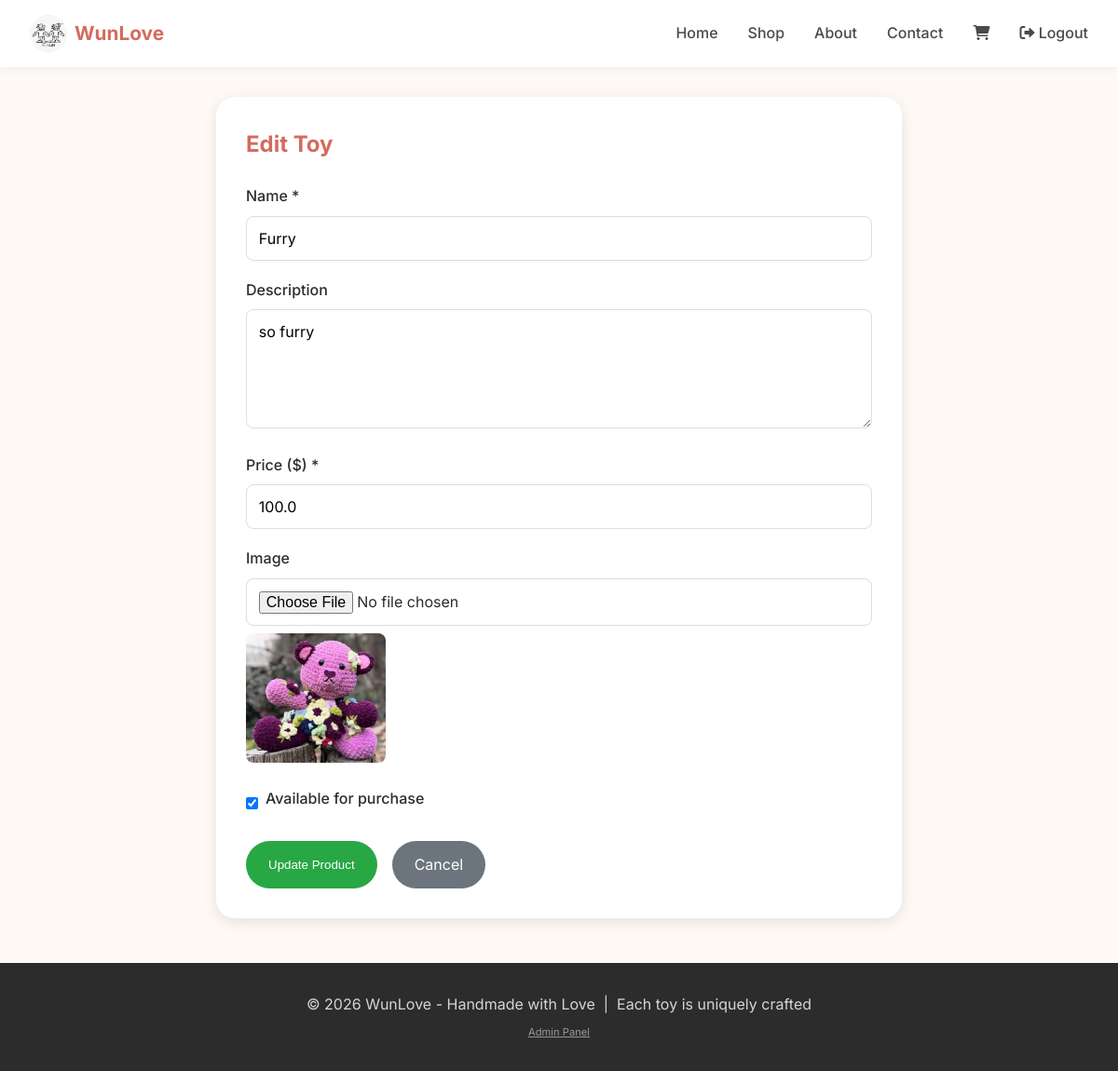
Page /admin/product/4/edit (signed in) on the committed database.
### tables this page shows
CREATE TABLE products (
            id INTEGER PRIMARY KEY AUTOINCREMENT,
            name TEXT NOT NULL,
            description TEXT,
            price REAL NOT NULL,
            image_filename TEXT,
            created_at TIMESTAMP DEFAULT CURRENT_TIMESTAMP,
            is_available BOOLEAN DEFAULT 1
        );

### app.py (the view, shortened to what this page needs)
@app.route('/admin/product/<int:product_id>/edit', methods=['GET', 'POST'])
@login_required
def admin_edit_product(product_id):
    conn = get_db()
    product = conn.execute('SELECT * FROM products WHERE id = ?', (product_id,)).fetchone()
    if not product:
        flash('Product not found.', 'danger')
        return redirect(url_for('admin_dashboard'))
    conn.close()
    return render_template('admin_product_form.html', product=product)

### app.py (called while the page is built)
def get_db():
    conn = sqlite3.connect(DATABASE)
    conn.row_factory = sqlite3.Row
    return conn

def login_required(f):
    @wraps(f)
    def decorated_function(*args, **kwargs):
        if not session.get('admin_logged_in'):
            flash('Please log in to access the admin area.', 'warning')
            return redirect(url_for('admin_login'))
        return f(*args, **kwargs)
    return decorated_function

def get_cart():
    return session.get('cart', {})

def get_cart_count():
    cart = get_cart()
    return sum(item['quantity'] for item in cart.values())

@app.context_processor
def utility_processor():
    def get_cart_count_global():
        return get_cart_count()
    return dict(get_cart_count=get_cart_count_global)

### templates/admin_product_form.html (shortened to what this page needs)
{% extends "base.html" %}
{% block content %}
<div class="form-container">
    <div class="form-card">
        <h2>{% if product %}Edit{% else %}Add New{% endif %} Toy</h2>
        <form method="POST" enctype="multipart/form-data">
            <div class="form-group">
                <label for="name">Name *</label>
                <input type="text" id="name" name="name" value="{{ product.name if product else '' }}" required>
            </div>
            <div class="form-group">
                <label for="description">Description</label>
                <textarea id="description" name="description" rows="5">{{ product.description if product else '' }}</textarea>
            </div>
            <div class="form-group">
                <label for="price">Price ($) *</label>
                <input type="number" id="price" name="price" step="0.01" value="{{ product.price if product else '' }}" required>
            </div>
            <div class="form-group">
                <label for="image">Image</label>
                <input type="file" id="image" name="image" accept="image/*">
                {% if product and product.image_filename %}
                <div class="image-preview">
                    <img src="{{ url_for('static', filename='uploads/' + product.image_filename) }}" alt="Current image">
                </div>
                {% endif %}
            </div>
            <div class="form-group checkbox-group">
                <input type="checkbox" id="is_available" name="is_available" {% if not product or product.is_available %}checked{% endif %}>
                <label for="is_available">Available for purchase</label>
            </div>
            <div class="form-actions">
                <button type="submit" class="submit-btn">{% if product %}Update{% else %}Create{% endif %} Product</button>
                <a href="{{ url_for('admin_dashboard') }}" class="cancel-btn">Cancel</a>
            </div>
        </form>
    </div>
</div>
{% endblock %}

### templates/base.html (style rules this page uses)
* { margin: 0; padding: 0; box-sizing: border-box; }
body { font-family: 'Inter', sans-serif; line-height: 1.6; color: #2c2c2c; background-color: #fef9f4; }

### templates/admin_product_form.html (style rules this page uses)
.form-container { max-width: 800px; margin: 2rem auto; padding: 0 2rem; }
.form-card { background: white; padding: 2rem; border-radius: 20px; box-shadow: 0 4px 15px rgba(0,0,0,0.1); }
.form-card h2 { margin-bottom: 1.5rem; color: #d46b5e; }
.form-group { margin-bottom: 1.2rem; }
.form-group label { display: block; margin-bottom: 0.5rem; font-weight: 500; }
.form-group input, .form-group textarea, .form-group select { width: 100%; padding: 0.8rem; border: 1px solid #ddd; border-radius: 8px; font-family: inherit; font-size: 1rem; }
.checkbox-group { display: flex; align-items: center; gap: 0.5rem; }
.checkbox-group input { width: auto; }
.form-actions { display: flex; gap: 1rem; margin-top: 1.5rem; }
.submit-btn { background-color: #28a745; color: white; padding: 0.8rem 1.5rem; border: none; border-radius: 30px; cursor: pointer; }
.cancel-btn { background-color: #6c757d; color: white; padding: 0.8rem 1.5rem; border: none; border-radius: 30px; text-decoration: none; display: inline-block; text-align: center; }
.image-preview { margin-top: 0.5rem; max-width: 150px; }
.image-preview img { width: 100%; border-radius: 8px; }

### rows in the picture
products: name "Furry", description "so furry", price "100.0", image_filename (picture), is_available "☑"
